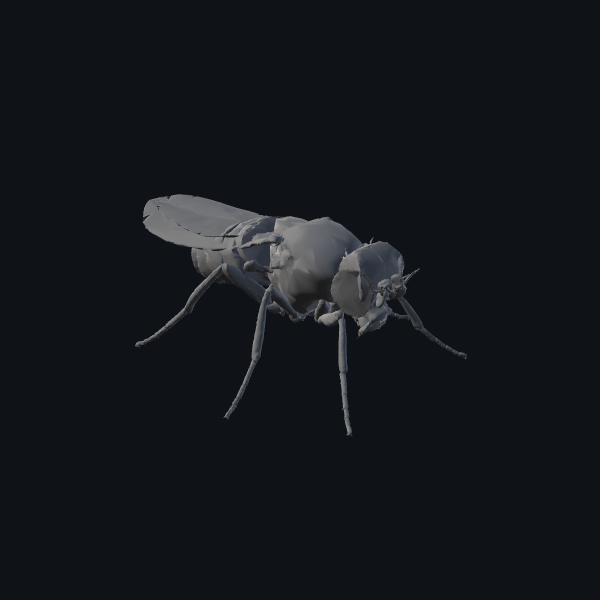
#> input picture docs/images/fly_clay_perspectiva.png, 1200 x 1200 px (shown at 1/2 size)
$ python compare_palettes.py
#> lines starting #> are read from the running program, lines starting #| are printed output that depends on the picture
"""Monta a tira comparativa Clay | Flybody | Drosophila.

As tres vem de `CaptureBodyShots`, na MESMA pose e na MESMA camera (bind pose,
perspectiva, yaw -40 pitch 22). So o esquema de cor muda -- e esse o ponto: com
pose ou enquadramento diferente a comparacao nao diria nada sobre material.

    python tools/compare_palettes.py
"""

from pathlib import Path

from PIL import Image, ImageDraw, ImageFont

RAIZ = Path(__file__).resolve().parents[1]
IMAGENS = RAIZ / "docs" / "images"

PAINEIS = [
    ("fly_clay_perspectiva.png", "CLAY", "DATA - cinza 0,5 do modelo"),
    ("fly_flybody_perspectiva.png", "FLYBODY", "referencia visual upstream"),
    ("fly_bindpose_perspectiva.png", "DROSOPHILA", "ASSUMPTION - apresentacao"),
]

LADO = 800          # cada painel, depois de reduzir
FAIXA = 64          # altura da tarja de rotulo


def fonte(tamanho: int):
    # Arial existe em qualquer Windows; em outro sistema cai no bitmap padrao,
    # que fica pequeno mas nao quebra a geracao
    for caminho in (r"C:\Windows\Fonts\arialbd.ttf", r"C:\Windows\Fonts\arial.ttf"):
        try:
            return ImageFont.truetype(caminho, tamanho)
        except OSError:
            continue
    return ImageFont.load_default()


def main() -> None:
    faltando = [n for n, _, _ in PAINEIS if not (IMAGENS / n).exists()]
    if faltando:
        raise SystemExit(
            "faltam capturas: " + ", ".join(faltando) + "\n"
            "gere com: Unity.exe -batchmode -quit -projectPath unity\\DrosobotLab "
            "-executeMethod Drosobot.EditorTools.CaptureBodyShots.Capturar")

    tira = Image.new("RGB", (LADO * len(PAINEIS), LADO + FAIXA), (11, 12, 16))
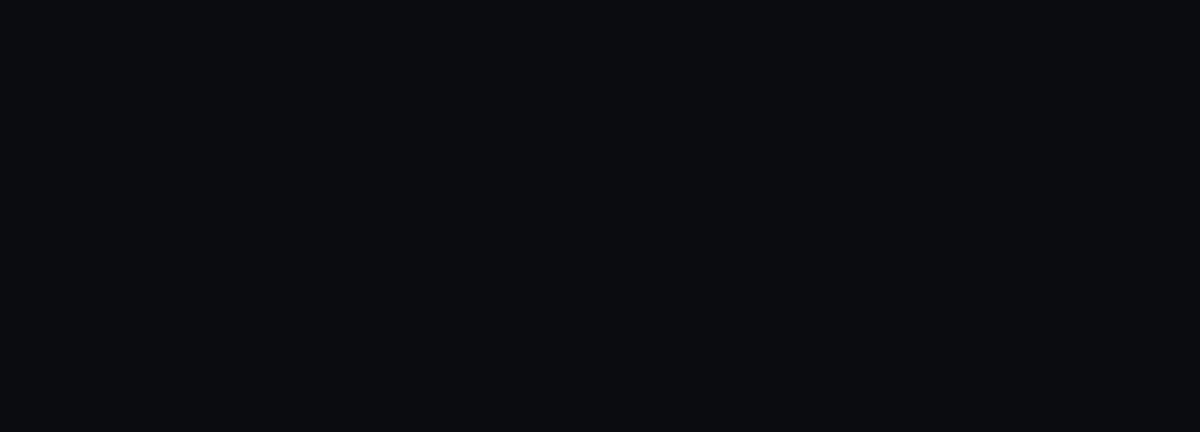
#> tira: PIL image 2400x864 RGB (shown at 1/2 size); mean R, G, B 11, 12, 16
    desenho = ImageDraw.Draw(tira)
    f_titulo, f_nota = fonte(30), fonte(20)

    for i, (arquivo, titulo, nota) in enumerate(PAINEIS):
        img = Image.open(IMAGENS / arquivo).convert("RGB")
#> img is the input picture: PIL image 1200x1200 RGB; mean R, G, B 19.5, 22.4, 27.3
        img = img.resize((LADO, LADO), Image.LANCZOS)
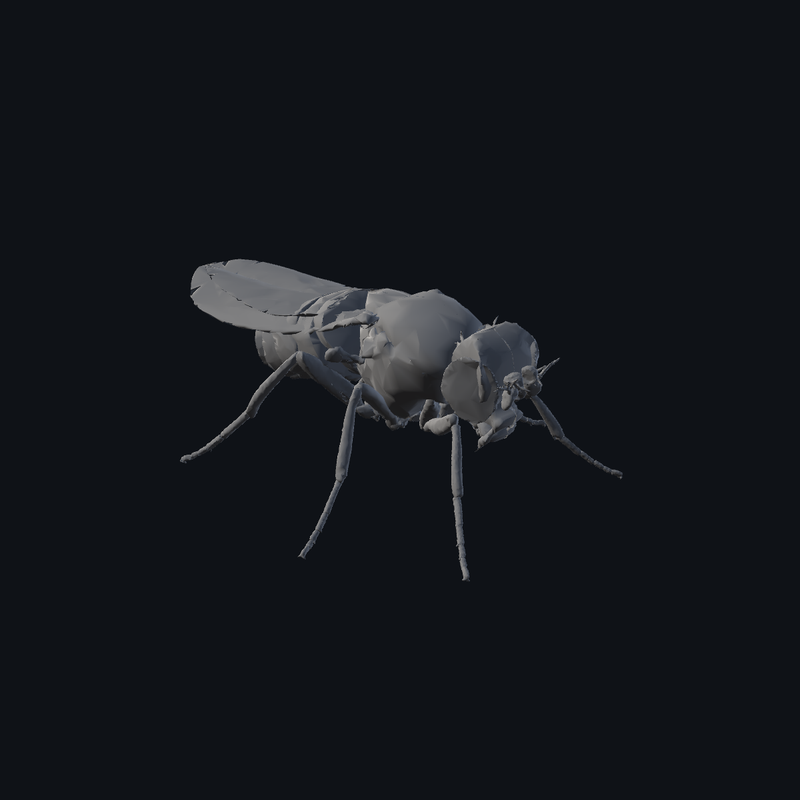
#> img: PIL image 800x800 RGB; mean R, G, B 19.5, 22.4, 27.3
        x = i * LADO
        tira.paste(img, (x, 0))
        desenho.text((x + 18, LADO + 10), titulo, font=f_titulo, fill=(235, 238, 245))
        desenho.text((x + 18, LADO + 40), nota, font=f_nota, fill=(150, 156, 168))
        if i:
            desenho.line([(x, 0), (x, LADO + FAIXA)], fill=(40, 43, 50), width=2)
#> pass 2 of the loop in main, `for i, (arquivo, titulo, nota) in enumerate(PAINEIS):`:
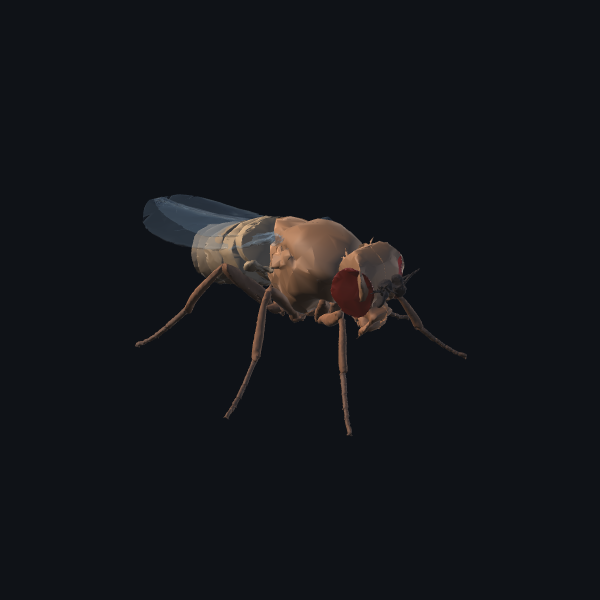
#> input picture docs/images/fly_flybody_perspectiva.png, 1200 x 1200 px (shown at 1/2 size)
#> in main, img is the input picture: PIL image 1200x1200 RGB; mean R, G, B 19.7, 21.5, 25.7
#> in main, `img = img.resize((LADO, LADO), Image.LANCZOS)`:
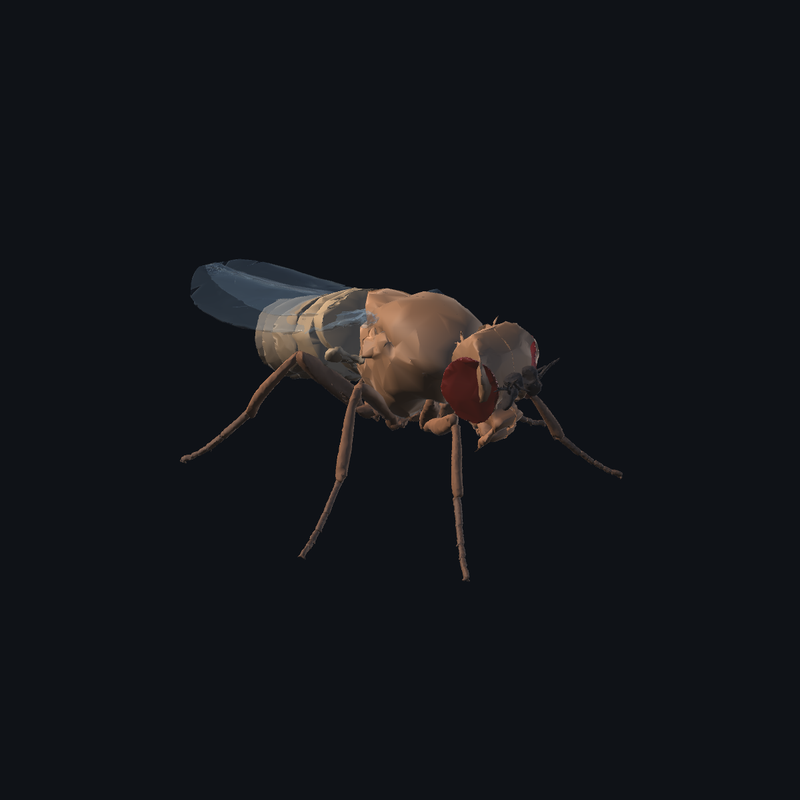
#> img: PIL image 800x800 RGB; mean R, G, B 19.7, 21.5, 25.7
#> in main, `tira.paste(img, (x, 0))`:
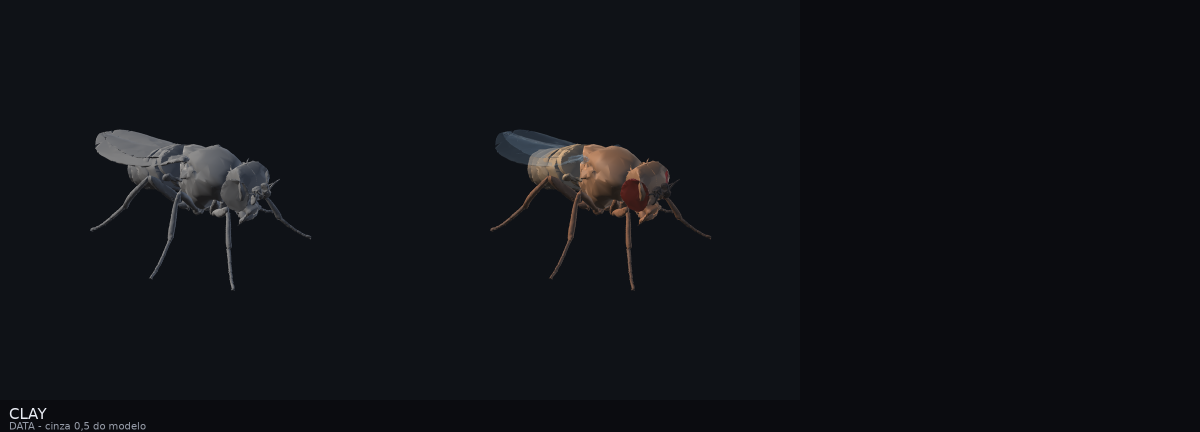
#> tira: PIL image 2400x864 RGB (shown at 1/2 size); mean R, G, B 16.4, 18.3, 22.6
#> pass 3 of the loop in main, `for i, (arquivo, titulo, nota) in enumerate(PAINEIS):`:
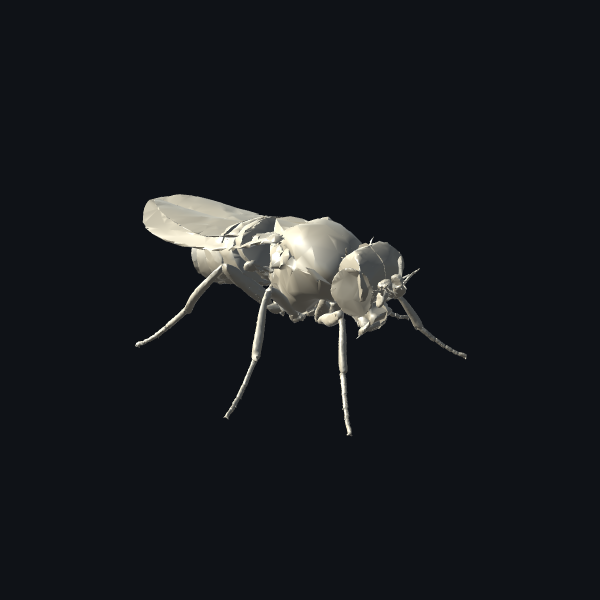
#> input picture docs/images/fly_bindpose_perspectiva.png, 1200 x 1200 px (shown at 1/2 size)
#> in main, img is the input picture: PIL image 1200x1200 RGB; mean R, G, B 23.7, 26.4, 30.2
#> in main, `img = img.resize((LADO, LADO), Image.LANCZOS)`:
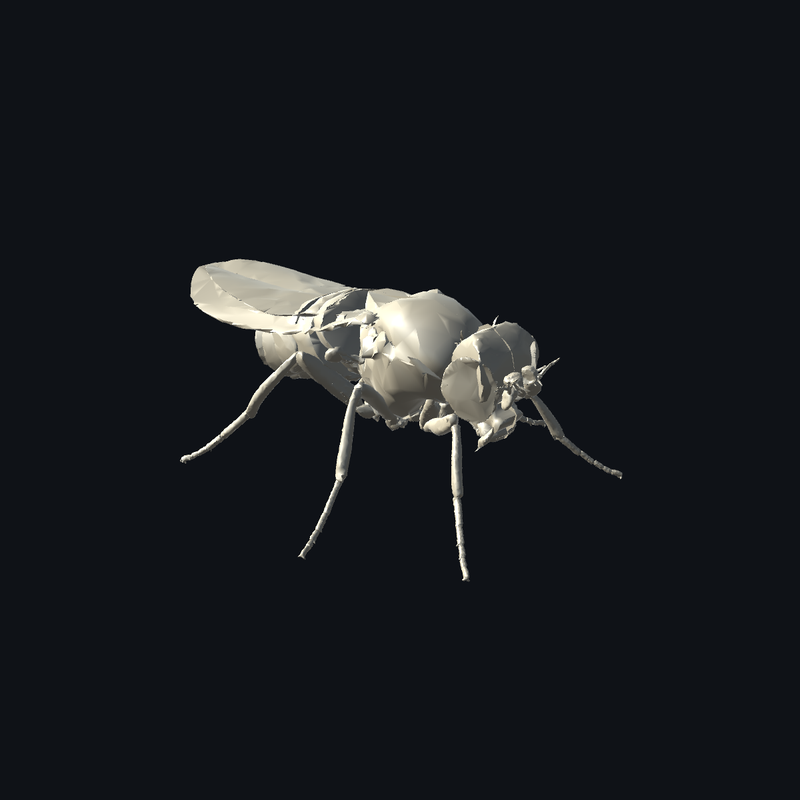
#> img: PIL image 800x800 RGB; mean R, G, B 23.7, 26.3, 30.2
#> in main, `tira.paste(img, (x, 0))`:
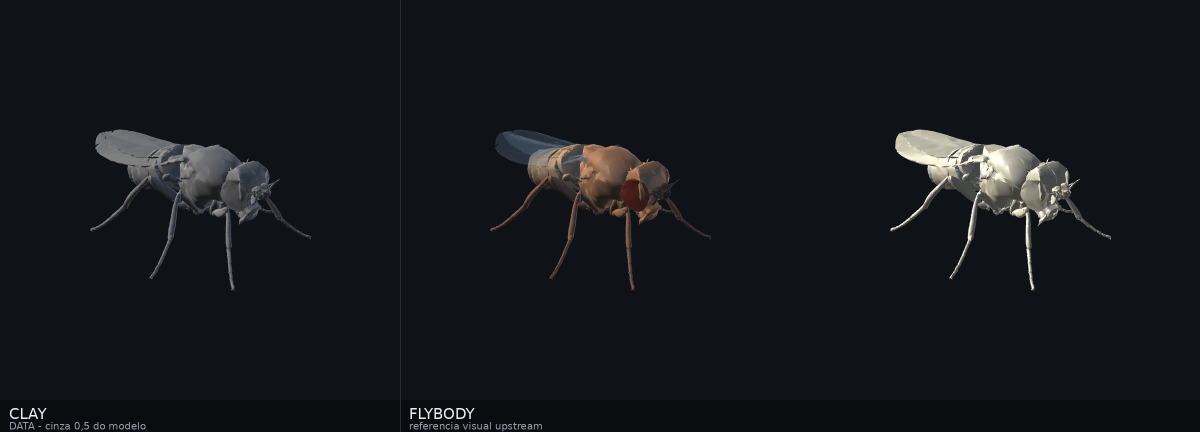
#> tira: PIL image 2400x864 RGB (shown at 1/2 size); mean R, G, B 20.6, 22.9, 27.2

    saida = IMAGENS / "fly_paletas_comparacao.png"
    tira.save(saida)
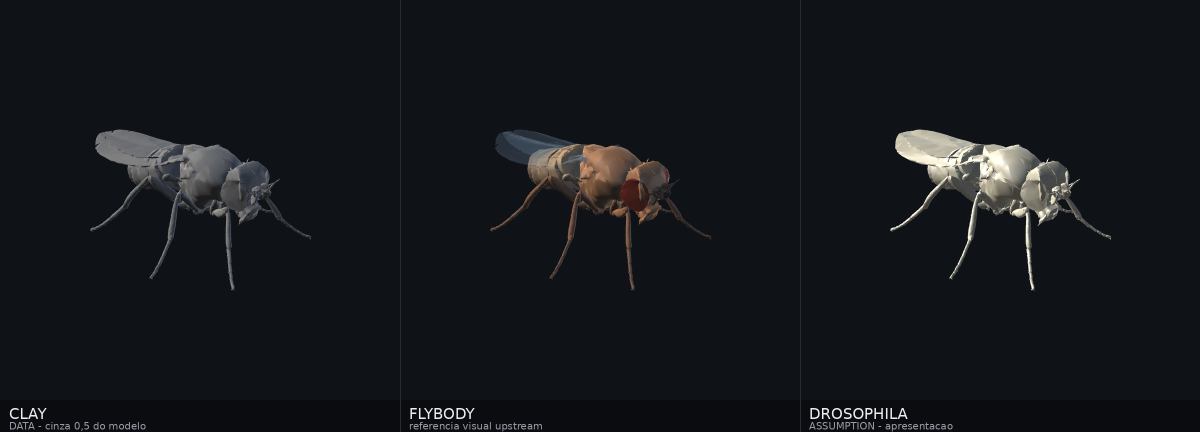
#> saved as fly_paletas_comparacao.png: PIL image 2400x864 RGB (shown at 1/2 size); mean R, G, B 20.8, 23.2, 27.5
    print(f"salvo em {saida}  ({tira.width}x{tira.height})")
#| salvo em docs/images/fly_paletas_comparacao.png  (2400x864)


if __name__ == "__main__":
    main()
